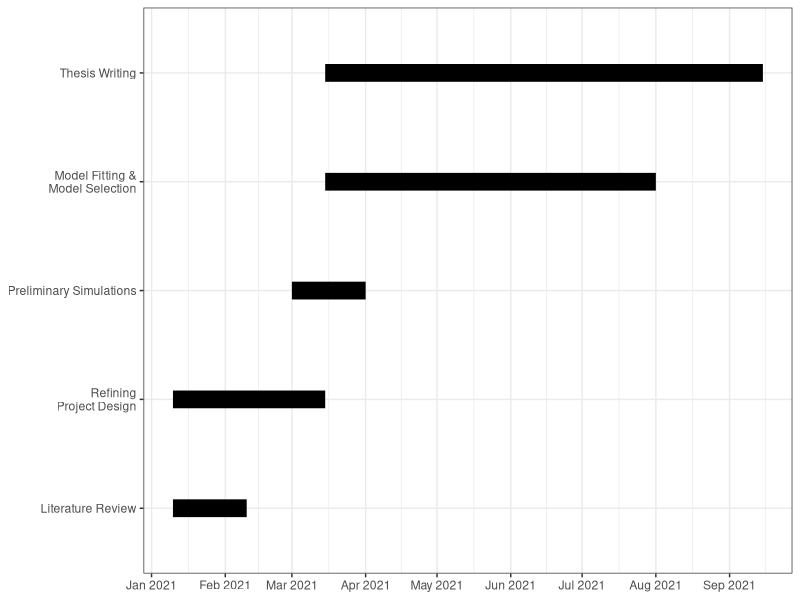

Source code (R):
library(reshape2)
library(ggplot2)
tasks = c("Literature Review", "Refining\nProject Design","Preliminary Simulations", "Model Fitting &\nModel Selection", "Thesis Writing")
tasks = factor(tasks, levels = tasks)
start.date = as.Date(c("2021-01-10", "2021-01-10", "2021-03-01", "2021-03-15", "2021-03-15"))
end.date = as.Date(c("2021-02-10", "2021-03-15", "2021-04-01", "2021-08-01", "2021-09-15"))
chart = data.frame(tasks, start.date,end.date)
chart = melt(chart, measure.vars = c("start.date", "end.date"))
#pdf("Gantt_chart.pdf", width = 9, height = 3)

ggplot(chart, aes(value, tasks)) + 
  geom_line(size = 6) + theme_bw()+
  scale_x_date(date_labels = "%b %Y",date_breaks = "1 months") +
  xlab(NULL) +
  ylab(NULL)
# graphics.off()
